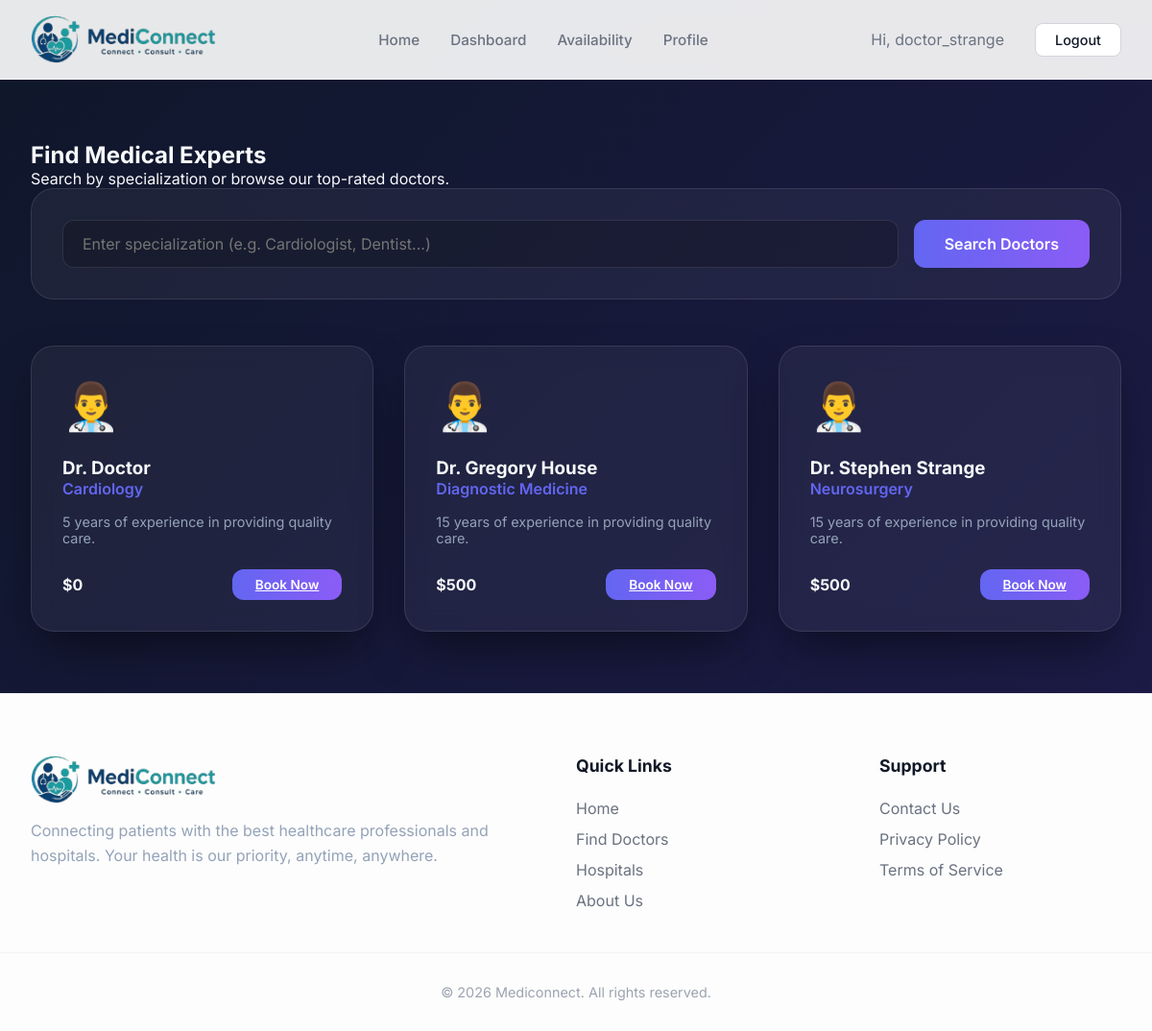
/accounts/doctors/find/ (signed in), run on the app's committed database.
### accounts/models.py (models this page shows, shortened)
class User(AbstractUser):
    ROLE_CHOICES = (
        ('PATIENT', 'Patient'),
        ('DOCTOR', 'Doctor'),
        ('ADMIN', 'Admin'),
    )
    role = models.CharField(max_length=20, choices=ROLE_CHOICES)
    phone = models.CharField(max_length=15, blank=True)

class DoctorProfile(models.Model):
    user = models.OneToOneField(User, on_delete=models.CASCADE)
    hospital = models.ForeignKey('core.Hospital', on_delete=models.CASCADE)
    specialization = models.CharField(max_length=100)
    experience_years = models.IntegerField(default=0)
    doctor_pic = models.ImageField(upload_to='profiles/doctors', blank=True, null=True)
    fees_online = models.IntegerField(default=0)
    fees_offline = models.IntegerField(default=0)
    bio = models.TextField(blank=True)
    is_available = models.BooleanField(default=True)

### accounts/views.py (the view)
# urls.py: path('doctors/find/', views.find_doctors, name='find_doctors'),
@login_required
def find_doctors(request):
    specialization = request.GET.get('specialization')
    if specialization:
        doctors = DoctorProfile.objects.filter(specialization__icontains=specialization, is_available=True)
    else:
        doctors = DoctorProfile.objects.filter(is_available=True)
    return render(request, 'accounts/find_doctors.html', {'doctors': doctors})

### templates/accounts/find_doctors.html (shortened to what this page needs)
{% extends 'base.html' %}
{% block content %}
<div class="search-section">
    <div class="section-header">
        <div class="section-title">
            <h2>Find Medical Experts</h2>
            <p>Search by specialization or browse our top-rated doctors.</p>
        </div>
    </div>
    <form method="GET" class="search-bar">
        <input type="text" name="specialization" placeholder="Enter specialization (e.g. Cardiologist, Dentist...)" value="{{ request.GET.specialization }}">
        <button type="submit" class="btn btn-primary">Search Doctors</button>
    </form>
    <div class="doctors-grid">
        {% for doctor in doctors %}
        <div class="glass-card doctor-card">
            <div class="doc-icon">👨‍⚕️</div>
            <h3>Dr. {{ doctor.user.get_full_name|default:doctor.user.username }}</h3>
            <p style="color: var(--primary); font-weight: 600; margin-bottom: 1rem;">{{ doctor.specialization }}</p>
            <p style="color: var(--text-muted); font-size: 0.9rem; margin-bottom: 1.5rem;">{{ doctor.experience_years }} years of experience in providing quality care.</p>
            <div style="display: flex; justify-content: space-between; align-items: center;">
                <span style="font-weight: 700;">${{ doctor.fees_online }}</span>
                <a href="{% url 'book_appointment' doctor.id %}" class="btn btn-primary" style="width: auto; padding: 0.5rem 1.5rem; font-size: 0.85rem;">Book Now</a>
            </div>
        </div>
        {% empty %}
        <div style="grid-column: 1/-1; text-align: center; padding: 4rem;">
            <p style="color: var(--text-muted);">No doctors found matching your criteria.</p>
        </div>
        {% endfor %}
    </div>
</div>
{% endblock %}

### templates/base.html (shortened to what this page needs)
<!DOCTYPE html>
<html lang="en">
<head>
    {% load static %}
    <link rel="stylesheet" href="{% static 'css/style.css' %}">
</head>
<body>
    <nav>
        <div class="nav-container">
            <a href="{% url 'home' %}" class="logo">
                <img src="{% static 'images/logo.png' %}" alt="Mediconnect Logo"
                    onerror="this.style.display='none'; this.nextElementSibling.style.display='inline';">
            </a>
            <div class="nav-links">
                <a href="{% url 'home' %}">Home</a>
                {% if user.is_authenticated %}
                {% if user.role == 'DOCTOR' %}
                <a href="{% url 'doctor_dashboard' %}">Dashboard</a>
                <a href="{% url 'manage_availability' %}">Availability</a>
                {% else %}
                <a href="{% url 'find_doctors' %}">Find Doctors</a>
                <a href="{% url 'medical_records' %}">My Records</a>
                {% endif %}
                <a href="{% url 'update_profile' %}">Profile</a>
                {% endif %}
            </div>
            <div class="nav-auth">
                {% if user.is_authenticated %}
                <span style="color: #6b7280; margin-right: 1rem; align-self: center;">Hi, {{ user.username }}</span>
                <a href="{% url 'logout' %}" class="btn-nav login">Logout</a>
                {% else %}
                <a href="{% url 'login' %}" class="btn-nav login">Login</a>
                <a href="{% url 'register' %}" class="btn-nav register">Register</a>
                {% endif %}
            </div>
        </div>
    </nav>
    <main>
        {% block content %}{% endblock %}
    </main>
    <footer>
        <div class="footer-content">
            <div class="footer-logo">
                <h2 class="logo"><img src="{% static 'images/logo.png' %}" alt="Mediconnect Logo"
                        onerror="this.style.display='none'; this.nextElementSibling.style.display='inline';">
                </h2>
                <p style="color: var(--text-muted); line-height: 1.6;">Connecting patients with the best healthcare
                    professionals and hospitals. Your health is our priority, anytime, anywhere.</p>
            </div>
            <div class="footer-section">
                <h3>Quick Links</h3>
                <ul>
                    <li><a href="{% url 'home' %}">Home</a></li>
                    <li><a href="{% url 'find_doctors' %}">Find Doctors</a></li>
                    <li><a href="{% url 'hospital_list' %}">Hospitals</a></li>
                    <li><a href="#">About Us</a></li>
                </ul>
            </div>
            <div class="footer-section">
                <h3>Support</h3>
                <ul>
                    <li><a href="#">Contact Us</a></li>
                    <li><a href="#">Privacy Policy</a></li>
                    <li><a href="#">Terms of Service</a></li>
                </ul>
            </div>
        </div>
        <div class="footer-bottom">
            &copy; 2026 Mediconnect. All rights reserved.
        </div>
    </footer>
</body>
</html>

### static/css/style.css (style rules this page uses)
:root { --primary: #6366f1; --primary-dark: #4f46e5; --secondary: #ec4899; --accent: #8b5cf6; --bg-gradient: linear-gradient(135deg, #0f172a 0%, #1e1b4b 100%); --card-bg: rgba(255, 255, 255, 0.05); --glass-border: rgba(255, 255, 255, 0.1); --text-main: #f8fafc; --text-muted: #94a3b8; --input-bg: rgba(0, 0, 0, 0.2); }
* { margin: 0; padding: 0; box-sizing: border-box; font-family: 'Inter', system-ui, -apple-system, sans-serif; }
body { background: var(--bg-gradient); color: var(--text-main); min-height: 100vh; display: flex; flex-direction: column; }
.glass-card { background: var(--card-bg); backdrop-filter: blur(12px); -webkit-backdrop-filter: blur(12px); border: 1px solid var(--glass-border); border-radius: 24px; box-shadow: 0 25px 50px -12px rgba(0, 0, 0, 0.5); }
input, select, textarea { width: 100%; padding: 0.875rem 1.25rem; background: var(--input-bg); border: 1px solid var(--glass-border); border-radius: 12px; color: white; font-size: 1rem; transition: all 0.2s; }
.btn { width: 100%; padding: 1rem; border-radius: 12px; border: none; font-weight: 600; font-size: 1rem; cursor: pointer; transition: all 0.3s cubic-bezier(0.4, 0, 0.2, 1); display: flex; align-items: center; justify-content: center; gap: 0.5rem; }
.btn-primary { background: linear-gradient(to right, var(--primary), var(--accent)); color: white; }

### templates/accounts/find_doctors.html (style rules this page uses)
.search-section { padding: 4rem 2rem; max-width: 1200px; margin: 0 auto; }
.search-bar { background: var(--card-bg); padding: 2rem; border-radius: 24px; border: 1px solid var(--glass-border); margin-bottom: 3rem; display: flex; gap: 1rem; }
.search-bar input { flex: 1; }
.search-bar button { width: auto; padding: 0 2rem; }
.doctors-grid { display: grid; grid-template-columns: repeat(auto-fill, minmax(300px, 1fr)); gap: 2rem; }
.doctor-card { padding: 2rem; transition: transform 0.3s; }
.doc-icon { font-size: 3rem; margin-bottom: 1.5rem; }

### templates/base.html (style rules this page uses)
nav { position: sticky; top: 0; z-index: 1000; background: rgba(255, 255, 255, 0.9); backdrop-filter: blur(12px); border-bottom: 1px solid #f3f4f6; padding: 1rem 0; }
.nav-container { max-width: 1200px; margin: 0 auto; padding: 0 2rem; display: flex; justify-content: space-between; align-items: center; }
.logo { font-size: 1.5rem; font-weight: 800; text-decoration: none; color: #111827; display: flex; align-items: center; gap: 10px; }
.logo img { height: 50px; object-fit: contain; }
.nav-links { display: flex; gap: 2rem; align-items: center; }
.nav-links a { color: #6b7280; text-decoration: none; font-weight: 500; transition: color 0.2s; font-size: 0.95rem; }
.nav-auth { display: flex; gap: 1rem; }
.btn-nav { padding: 0.5rem 1.25rem; font-size: 0.9rem; width: auto; border-radius: 8px; font-weight: 500; transition: all 0.2s; text-decoration: none; border: 1px solid transparent; }
.btn-nav.login { background: #ffffff; color: #111827; border-color: #d1d5db; }
footer { background: #fdfdfd; border-top: 1px solid #f3f4f6; padding: 4rem 0 2rem; margin-top: auto; color: #111827; }
.footer-content { max-width: 1200px; margin: 0 auto; padding: 0 2rem; display: grid; grid-template-columns: 2fr 1fr 1fr; gap: 4rem; }
.footer-logo h2 { font-size: 1.5rem; margin-bottom: 1rem; text-align: left; color: #111827; }
.footer-section h3 { font-size: 1.1rem; margin-bottom: 1.5rem; color: #111827; }
.footer-section ul { list-style: none; padding: 0; margin: 0; }
.footer-section ul li { margin-bottom: 0.75rem; }
.footer-section ul li a { color: #6b7280; text-decoration: none; transition: color 0.2s; }
.footer-bottom { max-width: 1200px; margin: 2rem auto 0; padding: 2rem 2rem 0; border-top: 1px solid #f3f4f6; text-align: center; color: #9ca3af; font-size: 0.9rem; }

### data on the page
User: username "doctor_strange"
DoctorProfile: user.get_full_name "Doctor", specialization "Cardiology", experience_years "5", fees_online "0"
DoctorProfile: user.get_full_name "Gregory House", specialization "Diagnostic Medicine", experience_years "15", fees_online "500"
DoctorProfile: user.get_full_name "Stephen Strange", specialization "Neurosurgery", experience_years "15", fees_online "500"
